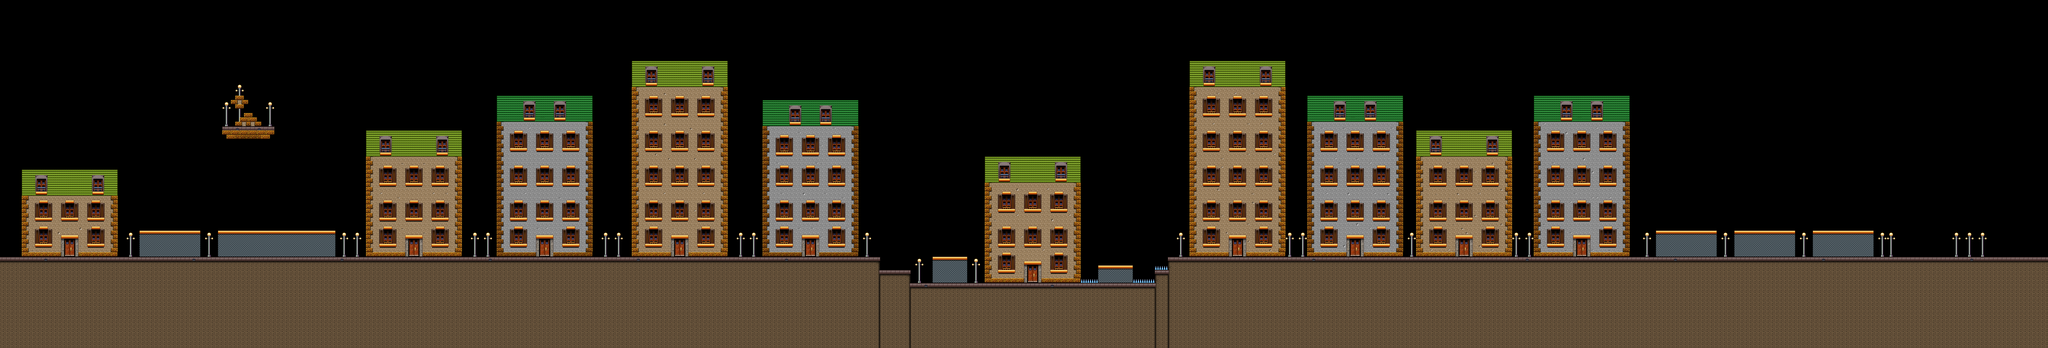

This game map was drawn from its Tiled (.tmx) file and the tilesets committed beside it. A one-line description and the trimmed map source follow:
An orthogonal 470x80 tile map with 32x32 px tiles, 1 tile layer (data0) and 536 objects (373x Item, 54x SmartUFO, 43x PlatformInterp, 22x FloorCannon, 10x Cow, ...).

<map version="1.0" orientation="orthogonal" width="470" height="80" tilewidth="32" tileheight="32">
 <properties>
  <property name="pBackground" value="background_10.jpg" />
  <property name="pMusic" value="xa_3.ogg" />
  <property name="pTileSetHeight" value="16" />
  <property name="pTileSetWidth" value="32" />
 </properties>
 <tileset firstgid="1" name="Tiles" tilewidth="32" tileheight="32">
  <image source="assets/images/tiles/tileset_level10.png" />
  <tile id="0">
   <properties>
    <property name="pInvisible" value="true" />
   </properties>
  </tile>
  <tile id="3">
   <properties>
    <property name="pKilling" value="true" />
   </properties>
  </tile>
  <tile id="32">
   <properties>
    <property name="pPlatform" value="true" />
   </properties>
  </tile>
  <tile id="33">
   <properties>
    <property name="pPlatform" value="true" />
   </properties>
  </tile>
  <tile id="34">
   <properties>
    <property name="pPlatform" value="true" />
   </properties>
  </tile>
  <tile id="35">
   <properties>
    <property name="pPlatform" value="true" />
   </properties>
  </tile>
  <tile id="40">
   <properties>
    <property name="pPlatform" value="true" />
   </properties>
  </tile>
  <tile id="41">
   <properties>
    <property name="pPlatform" value="true" />
   </properties>
  </tile>
  <tile id="48">
   <properties>
    <property name="pPlatform" value="true" />
   </properties>
  </tile>
  <tile id="49">
   <properties>
    <property name="pPlatform" value="true" />
   </properties>
  </tile>
  <tile id="167">
   <properties>
    <property name="pPlatform" value="true" />
   </properties>
  </tile>
  <tile id="168">
   <properties>
    <property name="pPlatform" value="true" />
   </properties>
  </tile>
  <tile id="169">
   <properties>
    <property name="pPlatform" value="true" />
   </properties>
  </tile>
  <tile id="170">
   <properties>
    <property name="pPlatform" value="true" />
   </properties>
  </tile>
  <tile id="175">
   <properties>
    <property name="pPlatform" value="true" />
   </properties>
  </tile>
  <tile id="176">
   <properties>
    <property name="pPlatform" value="true" />
   </properties>
  </tile>
  <tile id="177">
   <properties>
    <property name="pPlatform" value="true" />
   </properties>
  </tile>
  <tile id="178">
   <properties>
    <property name="pPlatform" value="true" />
   </properties>
  </tile>
  <tile id="199">
   <properties>
    <property name="pPlatform" value="true" />
   </properties>
  </tile>
  <tile id="200">
   <properties>
    <property name="pPlatform" value="true" />
   </properties>
  </tile>
  <tile id="201">
   <properties>
    <property name="pPlatform" value="true" />
   </properties>
  </tile>
  <tile id="205">
   <properties>
    <property name="pPlatform" value="true" />
   </properties>
  </tile>
  <tile id="206">
   <properties>
    <property name="pPlatform" value="true" />
   </properties>
  </tile>
  <tile id="207">
   <properties>
    <property name="pPlatform" value="true" />
   </properties>
  </tile>
  <tile id="208">
   <properties>
    <property name="pPlatform" value="true" />
   </properties>
  </tile>
  <tile id="209">
   <properties>
    <property name="pPlatform" value="true" />
   </properties>
  </tile>
  <tile id="210">
   <properties>
    <property name="pPlatform" value="true" />
   </properties>
  </tile>
  <tile id="211">
   <properties>
    <property name="pPlatform" value="true" />
   </properties>
  </tile>
  <tile id="224">
   <properties>
    <property name="pHard" value="true" />
   </properties>
  </tile>
  <tile id="225">
   <properties>
    <property name="pHard" value="true" />
   </properties>
  </tile>
  <tile id="226">
   <properties>
    <property name="pHard" value="true" />
   </properties>
  </tile>
  <tile id="227">
   <properties>
    <property name="pHard" value="true" />
   </properties>
  </tile>
  <tile id="256">
   <properties>
    <property name="pHard" value="true" />
   </properties>
  </tile>
  <tile id="257">
   <properties>
    <property name="pHard" value="true" />
   </properties>
  </tile>
  <tile id="258">
   <properties>
    <property name="pHard" value="true" />
   </properties>
  </tile>
  <tile id="259">
   <properties>
    <property name="pHard" value="true" />
   </properties>
  </tile>
  <tile id="288">
   <properties>
    <property name="pHard" value="true" />
   </properties>
  </tile>
  <tile id="289">
   <properties>
    <property name="pHard" value="true" />
   </properties>
  </tile>
  <tile id="290">
   <properties>
    <property name="pHard" value="true" />
   </properties>
  </tile>
  <tile id="291">
   <properties>
    <property name="pHard" value="true" />
   </properties>
  </tile>
  <tile id="320">
   <properties>
    <property name="pHard" value="true" />
   </properties>
  </tile>
  <tile id="321">
   <properties>
    <property name="pHard" value="true" />
   </properties>
  </tile>
  <tile id="322">
   <properties>
    <property name="pHard" value="true" />
   </properties>
  </tile>
  <tile id="323">
   <properties>
    <property name="pHard" value="true" />
   </properties>
  </tile>
  <tile id="324">
   <properties>
    <property name="pPlatform" value="true" />
   </properties>
  </tile>
  <tile id="325">
   <properties>
    <property name="pPlatform" value="true" />
   </properties>
  </tile>
  <tile id="326">
   <properties>
    <property name="pPlatform" value="true" />
   </properties>
  </tile>
  <tile id="330">
   <properties>
    <property name="pPlatform" value="true" />
   </properties>
  </tile>
  <tile id="331">
   <properties>
    <property name="pPlatform" value="true" />
   </properties>
  </tile>
  <tile id="332">
   <properties>
    <property name="pPlatform" value="true" />
   </properties>
  </tile>
  <tile id="352">
   <properties>
    <property name="pHard" value="true" />
   </properties>
  </tile>
  <tile id="353">
   <properties>
    <property name="pHard" value="true" />
   </properties>
  </tile>
  <tile id="354">
   <properties>
    <property name="pHard" value="true" />
   </properties>
  </tile>
  <tile id="355">
   <properties>
    <property name="pHard" value="true" />
   </properties>
  </tile>
 </tileset>
 <layer name="data0" width="470" height="80">
  <data>[37600 cells, 37600 non-empty, 192 distinct tile ids]</data>
 </layer>
 <objectgroup name="Objects" width="470" height="80">
  <!-- 536 objects omitted --></objectgroup>
</map>
<!-- 536 of 536 objects omitted -->
